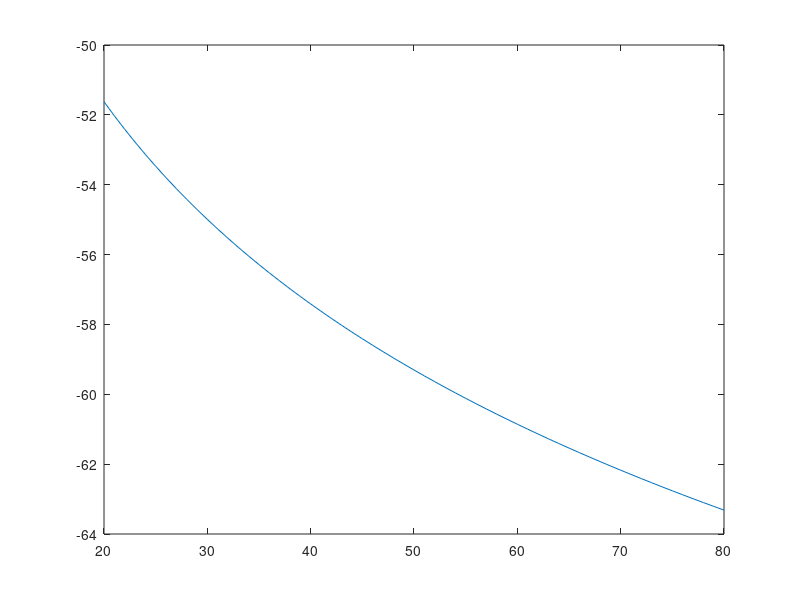

Write the MATLAB code that produced this figure.
CNR = 45;
K = 0.903;
T = 10^-3;  % Integration period
Tj = 900*10^-6; % Duration of pulse interference

JNR = 20 : 80;
SINR_post = CNR./(K*(1/T + Tj/T^2 * JNR));

dB_Scale = 20*log10(SINR_post);

figure;
plot(JNR, dB_Scale);